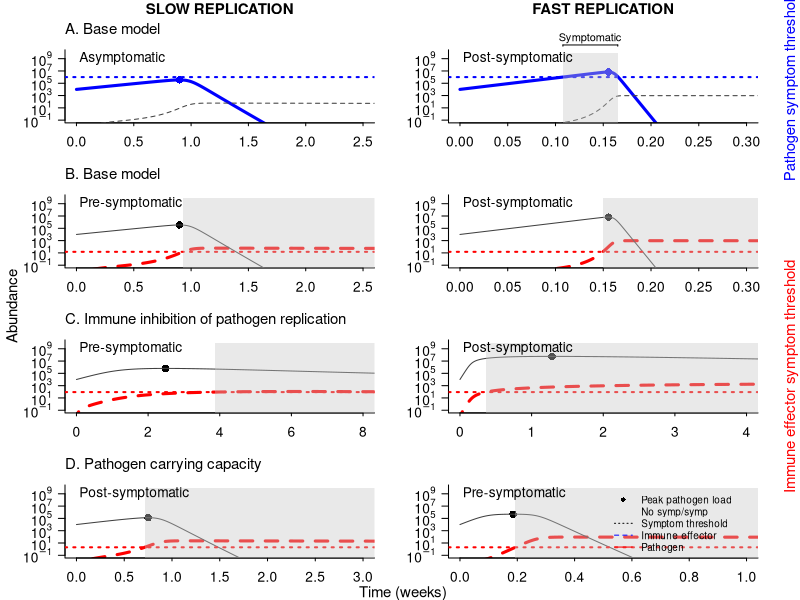
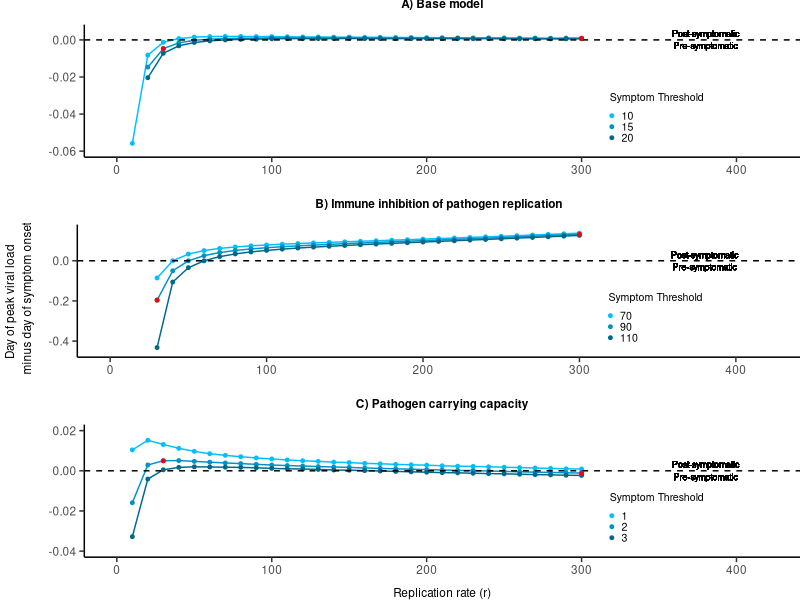
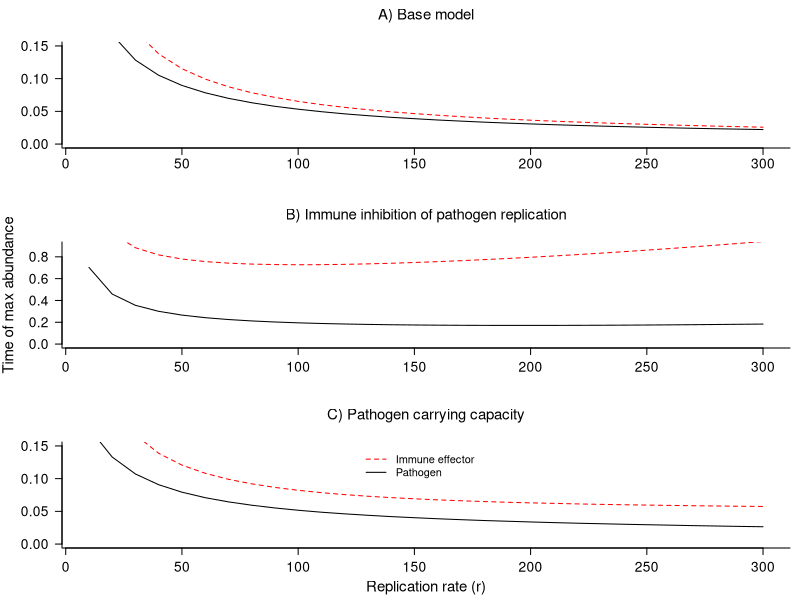
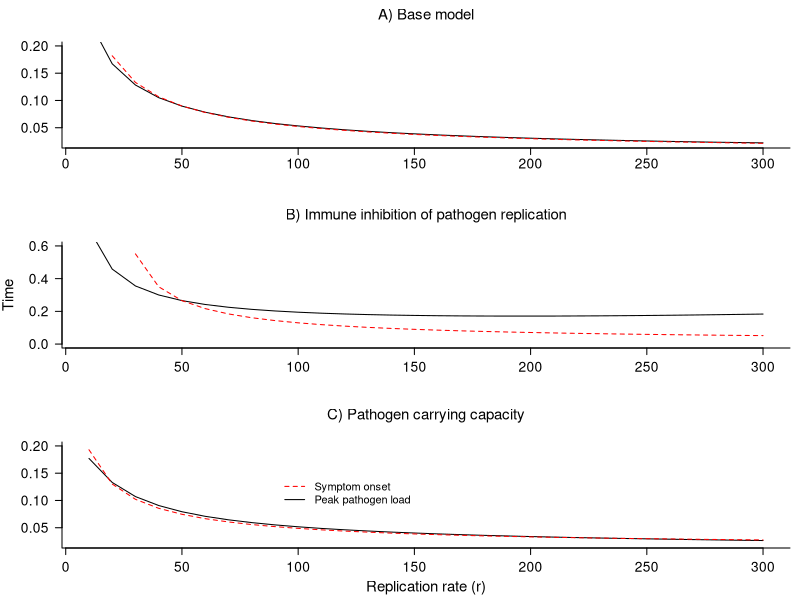

Here is the R script that generated these plots, in order:
## ---- chunk 1
knitr::opts_chunk$set(echo = TRUE, eval = FALSE)
## ---- chunk 2
require(deSolve)
require(ggplot2)
require(gridExtra)
require(grid)
## ---- chunk 3
within.host.model <- function(t, x, params) {
  P <- x[1]
  X <- x[2]

  with(
    as.list(params),
    {
      dP <- r*P - k*X*P
      dX <- a - d*X + y*k*X*P
    
      res <- c(dP, dX)
      list(res)
    }
  ) 
}

within.host.model.cap <- function(t, x, params) {
  P <- x[1]
  X <- x[2]

  with(
    as.list(params),
    {
      dP <- r*P*(1 - P/(5*10^5)) - k*X*P
      dX <- a - d*X + y*k*X*P
    
      res <- c(dP, dX)
      list(res)
    }
  ) 
}

sat.imm.model <- function(t, x, params) {
  P <- x[1]
  X <- x[2]
  
  with(
    as.list(params),
    {
      dP <- r*P/(1+b*X) - dp*P
      dX <- alpha - d*X + gx*P*(Xmax - X)/(P+hp)
      
      res <- c(dP, dX)
      list(res)
    }
  ) 
}
## ---- chunk 4
desolve_function <- function(tstep, r, k, model, id) {
  time <- seq(0,2, by=tstep)

  params <- c(y = 1e-4, k = k, r = r, a = 1, d = 0.5)
  
  df <- data.frame(lsoda(c(P=id, X=0), time, model, 
                       params))
  
  if(any(df$P <= 0)){
    clearance <- min(which(df$P <= 0))
    df[clearance:length(time),] <- NA
  }
  
  df <- data.frame(time=time, 
                  pathogen=df$P, 
                  immune=df$X, 
                  r=r)
  
  return(df)
}

desolve_function.satimm <- function(tstep, r, model, id) {
  time <- seq(0,2, by=tstep)

  params <- c(alpha=1, d=1, b=1e-1, dp=5, gx=1e-12, hp=1e6*10, 
              Xmax=(10)*5e14, r=r)
  
  df <- data.frame(lsoda(c(P=id, X=0), time, model, 
                       params))
  
  if(any(df$P <= 0)){
    clearance <- min(which(df$P <= 0))
    df[clearance:length(time),] <- NA
  }
  
  df <- data.frame(time=time, 
                  pathogen=df$P, 
                  immune=df$X, 
                  r=r)
  
  return(df)
}
## ---- chunk 5
peak.pathogenloadtime <- function(df) {
  peak.pl <- max(df$pathogen, na.rm=TRUE)
  return(df[which(df$pathogen==peak.pl),]$time)
}

symptom.onset <- function(df, s.compartment, thresh) {
  symptomatic <- df[which(df[s.compartment] >= thresh),]$time
  if(length(symptomatic) > 0) {
    return(min(symptomatic))
  } else {
    return(NA)
  }
}

symptom.end <- function(df, s.compartment, thresh) {
  symptomatic <- df[which(df[s.compartment] >= thresh),]$time
  if(length(symptomatic) > 0) {
    return(max(symptomatic))
  } else {
    return(NA)
  }
}

delay.calculation <- function(df, symp.thresh) {
  return(peak.pathogenloadtime(df) - symptom.onset(df, 'immune', symp.thresh))
}
## ---- chunk 6
plot.model.simulations <- function(symp.thresh, data, 
                                    cex, label,
                                    xlimlow, xlimhigh, s.compartment) {
  
  col <- ifelse(s.compartment=='pathogen', 'blue', 'red')
  
  time <- data$time
  path.load <- data$pathogen
  immune <- data$immune
  peak.load.time <- peak.pathogenloadtime(data)
  
  if (s.compartment == 'pathogen') {
    plot(time, path.load, col=col, xlab="", ylab="", xlim=c(xlimlow, xlimhigh), log='y',
         ylim=10^c(-1, 10), cex.lab=cex, cex.axis=cex, mgp=c(0, 1, 0), 
         yaxt='n', tck=-0.04, type="l", lwd=3, bty='l')
    points(peak.load.time, path.load[which(time==peak.load.time,)],
         cex=1.5, pch=16, col=col)
    lines(time, immune, col=gray(0.25), type="l", lty=2)
    axis(2, cex.axis=cex, at=10^(seq(-1, 9, by=2)), 
     labels=c(expression(10^-1), 
              expression(10^1),
              expression(10^3),
              expression(10^5),
              expression(10^7),
              expression(10^9)), las=2, mgp=c(0, 1, 0))
  } else {
    plot(time, immune, col=col, xlab="", ylab="", xlim=c(xlimlow, xlimhigh), log='y',
         ylim=10^c(-1, 10), cex.lab=cex, cex.axis=cex, mgp=c(0, 1, 0), 
         yaxt='n', lty = 2, tck = -0.04, type="l", lwd=3, bty='l')
    points(peak.load.time, path.load[which(time==peak.load.time,)],
         cex=1.5, pch=16)
    lines(time, path.load, col=gray(0.25), type="l")
    axis(2, cex.axis=cex, at=10^(seq(-1, 9, by=2)), 
     labels=c(expression(10^-1), 
              expression(10^1),
              expression(10^3),
              expression(10^5),
              expression(10^7),
              expression(10^9)), las=2, mgp=c(0, 1, 0))
  }

  abline(h=symp.thresh, lty=3, col=col, lwd=2)
  
  polygon(x=c(symptom.onset(data, 
                            s.compartment,
                            symp.thresh),
              symptom.onset(data, 
                            s.compartment,
                            symp.thresh),
              symptom.end(data, 
                            s.compartment,
                            symp.thresh), 
              symptom.end(data, 
                            s.compartment,
                            symp.thresh)), 
          y=10^c(-5, 10, 10, -5), 
          col=rgb(200, 200, 200, alpha=100,
                  maxColorValue=255),
          border = NA)
  
  text(0.01 * (xlimhigh - xlimlow) + xlimlow, 10^(.95 * (9.5)) + 10^-1, 
       labels=label, cex=cex, adj=0)
}

path.symp.thresh <- 10^6
immune.sympthresh <- 15
satimm.sympthresh <- 90
immune.pathcap.sympthresh <- 2

lowrep <- 30
highrep <- 300

data.lowreplication.nocap <- desolve_function(tstep=10^-4, 
                            k=3.5, 
                            r=lowrep,
                            model=within.host.model, 
                            id=10^4)
data.highreplication.nocap <- desolve_function(tstep=10^-4, 
                             k=3.5, 
                             r=highrep,
                             model=within.host.model, id=10^4) 

data.lowreplication.satimm <- desolve_function.satimm(tstep=10^-4,
                                                            r=lowrep,
                                                            model=sat.imm.model,
                                                            id=10^4)

data.highreplication.satimm <- desolve_function.satimm(tstep=10^-4,
                                                            r=highrep,
                                                            model=sat.imm.model,
                                                            id=10^4)

data.lowreplication.cap <- desolve_function(tstep=10^-4, 
                            k=7, r=lowrep,
                            model=within.host.model.cap, id=10^4)
data.highreplication.cap <- desolve_function(tstep=10^-4, 
                             k=7, r=highrep,
                             model=within.host.model.cap, id=10^4) 

# Adjust time display to sensible numbers
data.lowreplication.nocap$time <- data.lowreplication.nocap$time * 7
data.highreplication.nocap$time <- data.highreplication.nocap$time * 7
data.lowreplication.satimm$time <- data.lowreplication.satimm$time * 7
data.highreplication.satimm$time <- data.highreplication.satimm$time * 7
data.lowreplication.cap$time <- data.lowreplication.cap$time * 7
data.highreplication.cap$time <- data.highreplication.cap$time * 7

cex <- 1.25
cex_labels <- 0.9

tiff('Figure 6.tiff', res=500, width=6.5, height=7.5, unit='in')
{
  par(mfrow=c(4, 2), oma=c(0, 2.5, 1.5, 0), mai=c(0.42, 0.32, 0.3, 0.42))
    
  plot.model.simulations(symp.thresh = path.symp.thresh,
                         data = data.lowreplication.nocap, 
                         cex = cex, 
                         label = "Asymptomatic", 
                         xlimlow = 0, xlimhigh = 2.5, 
                         s.compartment = 'pathogen')
  
  mtext(text="SLOW REPLICATION", font=2, side=3, line=2.5, cex=cex_labels)
  
  mtext(text="A. Base model", side=3, line=1, 
        cex=cex_labels, adj=0)
  
  plot.model.simulations(symp.thresh = path.symp.thresh, 
                         data = data.highreplication.nocap, 
                         cex = cex, 
                         label = "Post-symptomatic", 
                         xlimlow = 0, xlimhigh = 0.3, 
                         s.compartment = 'pathogen')
  
  mtext('Pathogen symptom threshold', side=4, line=2, cex=0.9, col='blue')

  # Brackets to indicate that shaded regions = symptomatic

  usr <- par("usr")
  
  par(xpd=NA)
  bracket_y <- grconvertY(1.05, from="npc", to="user")
  bracket_tick_length <- grconvertY(1.05, from="npc", to="user") -
    grconvertY(1.02, from = "npc", to = "user")

  segments(symptom.onset(data.highreplication.nocap, 'pathogen', path.symp.thresh), 
           bracket_y + bracket_tick_length, 
           symptom.end(data.highreplication.nocap, 'pathogen', path.symp.thresh), 
           bracket_y + bracket_tick_length)
  
  segments(symptom.onset(data.highreplication.nocap, 'pathogen', path.symp.thresh), 
           bracket_y + bracket_tick_length, 
           symptom.onset(data.highreplication.nocap, 'pathogen', path.symp.thresh), 
           bracket_y)
  
  segments(symptom.end(data.highreplication.nocap, 'pathogen', path.symp.thresh), 
           bracket_y + bracket_tick_length,
           symptom.end(data.highreplication.nocap, 'pathogen', path.symp.thresh),
          bracket_y)
  
  text((symptom.onset(data.highreplication.nocap, 'pathogen', path.symp.thresh) +
        symptom.end(data.highreplication.nocap, 'pathogen', path.symp.thresh)) / 2, 
        grconvertY(1.15, from="npc", to="user"),
        labels='Symptomatic')
  
  par(xpd=FALSE)
  
  mtext(text="FAST REPLICATION", font=2, side=3, line=2.5, cex=cex_labels)
  
  plot.model.simulations(symp.thresh = immune.sympthresh, 
                         data = data.lowreplication.nocap, 
                         cex = cex, 
                         label = "Pre-symptomatic", 
                         xlimlow = 0, xlimhigh = 2.5, 
                         s.compartment = 'immune')
  
  mtext("Abundance", side=2, line=1, outer=TRUE, adj = 0.5075, cex=0.9)
  
  mtext(text="B. Base model", 
        side=3, line=1, cex=cex_labels, adj=0)
  
  plot.model.simulations(symp.thresh = immune.sympthresh, 
                         data = data.highreplication.nocap, 
                         cex = cex, 
                         label = "Post-symptomatic", 
                         xlimlow = 0, xlimhigh = 0.3, 
                         s.compartment = 'immune')
  
  plot.model.simulations(symp.thresh = satimm.sympthresh,
                         data = data.lowreplication.satimm, 
                         cex = cex, 
                         label = "Pre-symptomatic", 
                         xlimlow = 0, xlimhigh = 8, 
                         s.compartment = 'immune')
  
  mtext(text="C. Immune inhibition of pathogen replication", 
        side=3, line=1, cex=cex_labels, adj=0)
  
  plot.model.simulations(symp.thresh = satimm.sympthresh, 
                         data = data.highreplication.satimm, 
                         cex = cex, 
                         label = "Post-symptomatic", 
                         xlimlow = 0, xlimhigh = 4, 
                         s.compartment = 'immune')
  
  mtext('Immune effector symptom threshold', side=4, line=2, cex=0.9,col='red')
  
  plot.model.simulations(symp.thresh = immune.pathcap.sympthresh, 
                         data = data.lowreplication.cap, 
                         cex = cex, 
                         label = "Post-symptomatic",
                         xlimlow = 0, xlimhigh = 3, 
                         s.compartment = 'immune')
  
  mtext(text="D. Pathogen carrying capacity", 
        side=3, line=1, cex=cex_labels, adj=0)
  
  plot.model.simulations(symp.thresh = immune.pathcap.sympthresh, 
                         data = data.highreplication.cap, 
                         cex = cex, 
                         label = "Pre-symptomatic", 
                         xlimlow = 0, xlimhigh = 1, 
                         s.compartment = 'immune')
  
  legend(0.53, 10^10, legend=c('Peak pathogen load', 
                             'No symp/symp',
                             'Symptom threshold',
                             'Immune effector', 
                             'Pathogen'
                           ), 
         lty=c(NA, NA, 3, 2, 1), pch=c(16, NA, NA, NA, NA), bty="n",
         xpd=TRUE, cex=0.9, col=c('black', NA, 'black', 'blue', 'red'))
  
  mtext("Time (weeks)", side=1, line=-1, outer=TRUE, adj=0.48, cex=0.9)
}

dev.off()
## ---- chunk 7
get.delays.df <- function(data, param.vals, symp.thresh) {
  
  delays.df <- do.call(rbind, lapply(param.vals, function(x) 
    data.frame(r=x,
               delay.symponset.peakload=
                 delay.calculation(data[data$r==x,], symp.thresh),
               symp.thresh=symp.thresh))) 
  
  return(delays.df)
}

get.peak.imm <- function(data) {
  
  peak <- peak.pathogenloadtime(data)
  
  imm.at.peak <- data[data$time==peak,]$immune
  
  return(imm.at.peak)
  
}

get.peak.imm.df <- function(data, param.vals) {
  
  peaks <- do.call(rbind, lapply(param.vals, function(x) 
    data.frame(r=x,
               imm.at.peak=get.peak.imm(data[data$r==x,])))) 
  
  return(peaks)
  
}

r_vals <- seq(10, 300, by=10)

varyingr.nocap <- data.frame(k=3.5, r=r_vals, dose=10^4)

varyingr.nocap <- do.call(rbind, mapply(desolve_function, 
                                  tstep=10^-4, 
                                  r=varyingr.nocap$r,
                                  k=varyingr.nocap$k,
                                  id=varyingr.nocap$dose,                                  
                                  MoreArgs=list(model=within.host.model),
                                  SIMPLIFY = FALSE))

varyingr.satimm <- data.frame(r=r_vals, dose=10^4)
varyingr.satimm <- do.call(rbind, mapply(desolve_function.satimm, 
                                  tstep=10^-4, 
                                  r=varyingr.satimm$r, 
                                  id=varyingr.satimm$dose,                                  
                                  MoreArgs=list(model=sat.imm.model),
                                  SIMPLIFY = FALSE))

varyingr.cap <- data.frame(k= 7, r=r_vals, dose=10^4)

varyingr.cap <- do.call(rbind, mapply(desolve_function, 
                                  tstep=10^-4, 
                                  r=varyingr.cap$r,
                                  k=varyingr.cap$k,
                                  id=varyingr.cap$dose,                                  
                                  MoreArgs=list(model=within.host.model.cap),
                                  SIMPLIFY = FALSE))

delays.byr.lowsympthresh.nocap <- get.delays.df(data=varyingr.nocap, 
                                          param.vals=r_vals,
                                          symp.thresh=10)

delays.byr.medsympthresh.nocap <- get.delays.df(data=varyingr.nocap, 
                                          param.vals=r_vals,
                                          symp.thresh=15)

delays.byr.highsympthresh.nocap <- get.delays.df(data=varyingr.nocap, 
                                          param.vals=r_vals,
                                          symp.thresh=20)

delays.byr.lowsympthresh.satimm <- get.delays.df(data=varyingr.satimm, 
                                          param.vals=r_vals,
                                          symp.thresh=70)

delays.byr.medsympthresh.satimm <- get.delays.df(data=varyingr.satimm, 
                                          param.vals=r_vals,
                                          symp.thresh=90)

delays.byr.highsympthresh.satimm <- get.delays.df(data=varyingr.satimm, 
                                          param.vals=r_vals,
                                          symp.thresh=110)

delays.byr.lowsympthresh.cap <- get.delays.df(data=varyingr.cap, 
                                          param.vals=r_vals,
                                          symp.thresh=1)

delays.byr.medsympthresh.cap <- get.delays.df(data=varyingr.cap, 
                                          param.vals=r_vals,
                                          symp.thresh=2)

delays.byr.highsympthresh.cap <- get.delays.df(data=varyingr.cap, 
                                          param.vals=r_vals,
                                          symp.thresh=3)

immpeak.byr.base <- get.peak.imm.df(data=varyingr.nocap, 
                                                  r_vals)

plot.varyingr <- function(delaysbyr1, delaysbyr2, delaysbyr3, 
                          highlighted_points, size, ylow, yhigh,
                          xlow, xhigh, legendposx, legendposy) {
  
  return(ggplot(delaysbyr1, aes(x=r, y=delay.symponset.peakload, 
                         color = as.character(symp.thresh))) + theme_classic() +
    theme(
          plot.title = element_text(hjust = 0.5, vjust = 3, size=size,
                                    face="bold"), 
          plot.margin = unit(c(0.05, 0, 0, -0.05),"in"),
          axis.title.y = element_text(margin = margin(r=4), size=size),
          axis.title.x = element_text(margin = margin(t=8), size=size),
          axis.text.x = element_text(size=size, margin = margin(t=2)),
          axis.text.y = element_text(size=size, margin = margin(r=2)),
          axis.ticks.length=unit(0.05, "in"),
          legend.key.size = unit(0.001, "in"),
          legend.text = element_text(size=size * .9),
          legend.title = element_text(size=size * .9),
          legend.position = c(legendposx, legendposy)) +
      ylim(ylow, yhigh) + 
    xlim(xlow, xhigh) +
  geom_point(size=1) + 
    geom_line() + geom_point(data=delaysbyr2, size=1) + 
    geom_line(data=delaysbyr2) + geom_point(data=delaysbyr3, size=1) +
    geom_line(data=delaysbyr3) +
  geom_hline(yintercept=0, linetype="dashed", color="black") +
    geom_point(data=highlighted_points, aes(x=r, y=delay.symponset.peakload), color="red", size=1)) 
}

cols <- colorRampPalette(c("deepskyblue", "deepskyblue4"))(3)

tiff('Figure S6.tiff', res=500, width=3.5, height=5.5, unit='in')
{plot.varyingr.nocap <- plot.varyingr(delays.byr.lowsympthresh.nocap, 
              delays.byr.medsympthresh.nocap, 
              delays.byr.highsympthresh.nocap, 
              highlighted_points=delays.byr.medsympthresh.nocap
              [delays.byr.medsympthresh.nocap$r==lowrep | 
                  delays.byr.medsympthresh.nocap$r==highrep,],
              size=8.5, 
              ylow=-.06, 
              yhigh=.005, 
              xlow=0, 
              xhigh=420,
              legendposx=0.8,
              legendposy=0.3) + 
  ggtitle("A) Base model") + 
  xlab("") +
  ylab("") +
  geom_text(aes(x=380, y=-0.003, label = "Pre-symptomatic"),
                color="black", size=2.25) +
  geom_text(aes(x=380, y=0.0035, label = "Post-symptomatic"),
                color="black", size=2.25) +
  scale_color_manual(name="Symptom Threshold", values = c("10"= cols[1], 
                                                          "15"= cols[2], 
                                                          "20"= cols[3]),
                     limits=c("10", "15", "20"))
  
plot.varyingr.satimm <- plot.varyingr(delays.byr.lowsympthresh.satimm, 
              delays.byr.medsympthresh.satimm, 
              delays.byr.highsympthresh.satimm, 
              highlighted_points=delays.byr.medsympthresh.satimm
              [delays.byr.medsympthresh.satimm$r==lowrep | 
                  delays.byr.medsympthresh.satimm$r==highrep,],
              size=8.5,
              ylow=-.45, 
              yhigh=0.15, 
              xlow=0, 
              xhigh=420,
              legendposx=0.8,
              legendposy=0.3) + 
  ggtitle("B) Immune inhibition of pathogen replication") + 
  xlab("") +
  ylab("") +
  geom_text(aes(x=380, y=-0.03, label = "Pre-symptomatic"),
                color="black", size=2.25) +
  geom_text(aes(x=380, y=0.03, label = "Post-symptomatic"),
                color="black", size=2.25) +
  scale_color_manual(name="Symptom Threshold", values = c("70"= cols[1], 
                                                          "90"= cols[2], 
                                                          "110"= cols[3]),
                     limits=c("70", "90", "110"))  

plot.varyingr.cap <- plot.varyingr(delays.byr.lowsympthresh.cap,
              delays.byr.medsympthresh.cap, 
              delays.byr.highsympthresh.cap, 
              highlighted_points=delays.byr.medsympthresh.cap
              [delays.byr.medsympthresh.cap$r==lowrep | 
                  delays.byr.medsympthresh.cap$r==highrep,],
              size=8.5, 
              ylow=-.04, 
              yhigh=.02, 
              xlow=0, 
              xhigh=420,
              legendposx=0.8,
              legendposy=0.3) + 
  ggtitle("C) Pathogen carrying capacity") +
  xlab("Replication rate (r)") +
  ylab("") +
  geom_text(aes(x=380, y=-0.003, label = "Pre-symptomatic"),
                color="black", size=2.25) +
  geom_text(aes(x=380, y=0.00325, label = "Post-symptomatic"),
                color="black", size=2.25) + 
  scale_color_manual(name="Symptom Threshold", values = c("1"= cols[1], 
                                                          "2"= cols[2], 
                                                          "3"= cols[3]))

  grid.arrange(plot.varyingr.nocap, plot.varyingr.satimm, plot.varyingr.cap,
               nrow=3, 
               left=textGrob("Day of peak viral load \n minus day of symptom onset",
               gp=gpar(fontsize = 8.5),
               rot=90))
}
dev.off()
## ---- chunk 8
peak.immunetime <- function(df) {
  peak.immune <- max(df$immune, na.rm=TRUE)
  return(df[which(df$immune==peak.immune),]$time)
}

get.peaktimes.df <- function(data, symp.thresh) {
  
  peaktimes.df <- do.call(rbind, lapply(r_vals, function(x) 
    data.frame(r=x,
               pathogen.peaktime=peak.pathogenloadtime(data[data$r==x,]),
               immune.peaktime=peak.immunetime(data[data$r==x,]),
               symp.onset=symptom.onset(data[data$r==x,], 'immune', symp.thresh)))) 
  
  return(peaktimes.df)
}

peaktimes.cap <- get.peaktimes.df(varyingr.cap, 2)
peaktimes.nocap <- get.peaktimes.df(varyingr.nocap, 15)
peaktimes.satimm <- get.peaktimes.df(varyingr.satimm, 90)
cex <- 1.25
cex.mtext <- 0.9

tiff('Figure S8.tiff', res=500, unit='in',
height=6.5, width=3.5)

{
  par(mfrow=c(3, 1), mai=c(0.52, 0.62, 0.42, 0.1))
  
  plot(pathogen.peaktime ~ r, data=peaktimes.nocap, ylim=c(0, 0.15), type="l",
       xlab="", ylab="", yaxt="n", bty="l", 
       mgp=c(2.25, 0.75, 0), cex.axis=cex)
  axis(2, las=2, cex.axis=cex)
  lines(immune.peaktime ~ r, data=peaktimes.nocap, col="red", lty=2)
  
  mtext("A) Base model", side=3, line=1.5, cex=cex.mtext)
  
  plot(pathogen.peaktime ~ r, data=peaktimes.satimm, ylim=c(0, 0.9), type="l",
       xlab="", ylab="", yaxt="n", bty="l", cex.axis=cex)
  axis(2, las=2, cex.axis=cex)
  lines(immune.peaktime ~ r, data=peaktimes.satimm, col="red", lty=2)
  mtext("Time of max abundance", 2, line=3.5, cex=cex.mtext)
  
  mtext("B) Immune inhibition of pathogen replication", side=3, line=1.5, cex=cex.mtext)
  
  plot(pathogen.peaktime ~ r, data=peaktimes.cap, ylim=c(0, 0.15), type="l",
       xlab="", ylab="", yaxt="n", bty="l", cex.axis=cex)
  axis(2, las=2, cex.axis=cex)
  lines(immune.peaktime ~ r, data=peaktimes.cap, col="red", lty=2)
  
  mtext("C) Pathogen carrying capacity", side=3, line=1.5, cex=cex.mtext)
  
  legend(125, 0.15, legend=c('Immune effector',
                             'Pathogen'), 
         lty=c(2, 1), col=c("red", "black"), bty="n")
  
  mtext("Replication rate (r)", side=1, line=2.5, cex=cex.mtext)
}

dev.off()
## ---- chunk 9
tiff('Figure S7.tiff', res=500, unit='in',
height=6.5, width=3.5)

{
  par(mfrow=c(3, 1), mai=c(0.52, 0.62, 0.42, 0.1))
  
  plot(pathogen.peaktime ~ r, data=peaktimes.nocap, ylim=c(0.02, 0.2), type="l",
       xlab="", ylab="", yaxt="n", bty="l", 
       mgp=c(2.25, 0.75, 0), cex.axis=cex)
  axis(2, las=2, cex.axis=cex)
  lines(symp.onset ~ r, data=peaktimes.nocap, col="red", lty=2)
  
  mtext("A) Base model", side=3, line=1.5, cex=cex.mtext)
  
  plot(pathogen.peaktime ~ r, data=peaktimes.satimm, ylim=c(0, 0.6), type="l",
       xlab="", ylab="", yaxt="n", bty="l", cex.axis=cex)
  axis(2, las=2, cex.axis=cex, at=seq(0, 0.6, length=4))
  lines(symp.onset ~ r, data=peaktimes.satimm, col="red", lty=2)
  mtext("Time", 2, line=3.5, cex=cex.mtext)
  
  mtext("B) Immune inhibition of pathogen replication", side=3, line=1.5, cex=cex.mtext)
  
  plot(pathogen.peaktime ~ r, data=peaktimes.cap, ylim=c(0.02, 0.2), type="l",
       xlab="", ylab="", yaxt="n", bty="l", cex.axis=cex)
  axis(2, las=2, cex.axis=cex)
  lines(symp.onset ~ r, data=peaktimes.cap, col="red", lty=2)
  
  mtext("C) Pathogen carrying capacity", side=3, line=1.5, cex=cex.mtext)
  
  legend(90, 0.15, legend=c('Symptom onset',
                             'Peak pathogen load'), 
         lty=c(2, 1), col=c("red", "black"), bty="n")
  
  mtext("Replication rate (r)", side=1, line=2.5, cex=cex.mtext)
}

dev.off()
